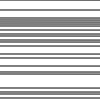
Frame 1 (no input)
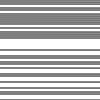
Frame 60 (no input)
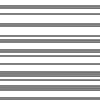
Frame 120 (the mouse pressed at the canvas centre since frame 60)

The p5.js sketch that drew these frames (run headless with seeded random() and noise() and a simulated clock; from frame 60 on, the mouse is pressed at the canvas centre):

// p5.js sketch
// ── sketch.js
var radius = 55;
var x = 0;
var y = 0;
var character_to_draw;

var message = 

function setup() {
	createCanvas(windowWidth, windowHeight);
	noFill();
	stroke('#f64e07');
	strokeWeight(4);
	textSize(800);
	noLoop();
}

function draw() {
	line_it_up();
	window.setInterval(line_it_up, 10);
}

function line_it_up() {
	y=0;
	clear();

	if (character_to_draw) {
		strokeWeight(2);
		text(character_to_draw, windowWidth/2 - textWidth(character_to_draw)/2, windowHeight/2 + 200);
	}

	while (y <= windowHeight) {
		if (floor(random(1, 3)) == 2) {
			strokeWeight(1);
			line(0, y, windowWidth, y + random(.2, 1));
		}
		y+=2;
	}
}


function keyTyped() {
	character_to_draw = key;
}
